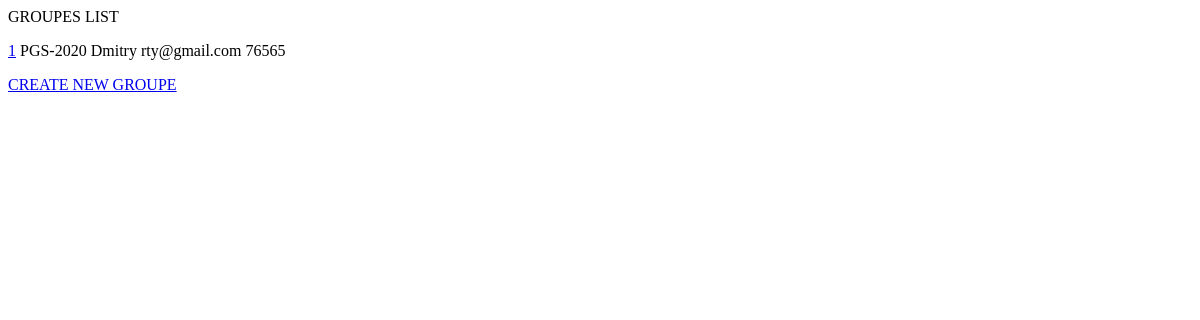
/groupes-list/, run on an earlier commit of the app's database.
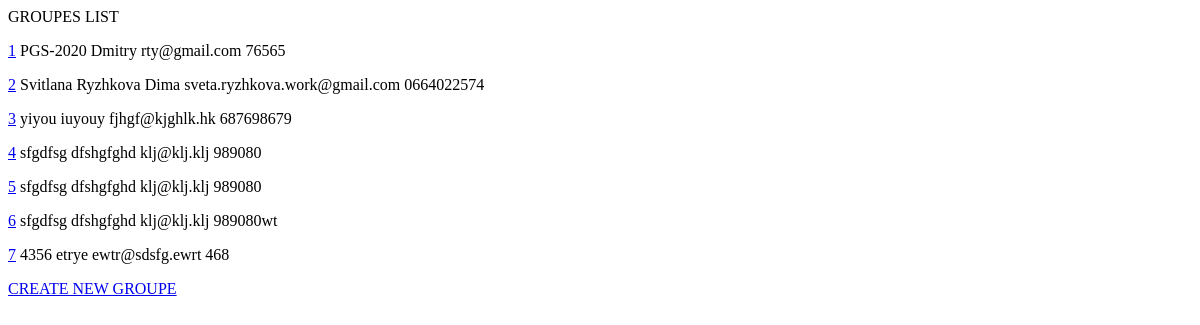
And on a later commit of the database.
### groupes/models.py (models this page shows, shortened)
class Groupe(models.Model):
    name = models.CharField(max_length=128)
    email = models.CharField(max_length=128)
    head = models.CharField(max_length=128)
    phone = models.CharField(max_length=20, default='')

### groupes/views.py (the view)
# urls.py: path('groupes-list/', groupes_list, name='groupes-list'),
def groupes_list(request):
    groupes = Groupe.objects.all()
    head_to_filter = request.GET.get('head')
    name_to_filter = request.GET.get('name')
    if head_to_filter:
        groupes = groupes.filter(heade__startswith=head_to_filter)
    if head_to_filter:
        groupes = groupes.filter(name__startswith=name_to_filter)
    sorting = request.GET.get('order-by')
    if sorting:
        groupes = groupes.order_by(*sorting.split(','))
    return render(request, 'groupes-list.html', {'groupes': groupes})

### groupes/templates/groupes-list.html (shortened to what this page needs)
<!DOCTYPE html>
<html lang="en">
<head>
</head>
<body>
GROUPES LIST
{% for groupe in groupes %}
     <p>
         <a href="{% url 'groupe-edit' groupe.id %}">{{ groupe.id }}</a>
         {{ groupe.name }} {{ groupe.head }} {{ groupe.email }} {{ groupe.phone }}
     </p>
{% endfor %}
<a href="{% url 'create-groupe' %}">CREATE NEW GROUPE</a>
</body>
</html>

What changed in the data, as far as the page shows it:
added Groupe: id "2", name "Svitlana Ryzhkova", head "Dima", email "sveta.ryzhkova.work@gmail.com", phone "0664022574"
added Groupe: id "3", name "yiyou", head "iuyouy", email "fjhgf@kjghlk.hk", phone "687698679"
added Groupe: id "4", name "sfgdfsg", head "dfshgfghd", email "klj@klj.klj", phone "989080"
added Groupe: id "5", name "sfgdfsg", head "dfshgfghd", email "klj@klj.klj", phone "989080"
added Groupe: id "6", name "sfgdfsg", head "dfshgfghd", email "klj@klj.klj", phone "989080wt"
added Groupe: id "7", name "4356", head "etrye", email "ewtr@sdsfg.ewrt", phone "468"
